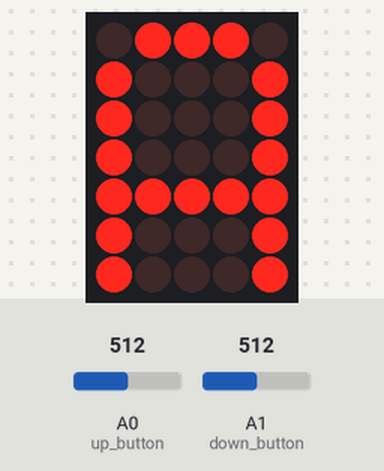
Simulated run of this sketch. Board: Arduino Uno, built with avr-gcc and run on an emulated ATmega328P. Shown: 5×7 LED matrix. Wiring (inferred from the names in the program): LED matrix (orientation assumed): rows pin 10, pin 9, pin 11, pin 5, pin 4, pin 3, pin 2; columns pin 12, pin 13, pin 8, pin 6, pin 7. The inputs (shaded band) are chosen by the test bench; at power-on: A0 (up_button) = 512, A1 (down_button) = 512.

Above: at 1.2 s.
1.3 s: A0 (up_button) set to 483
At 1.9 s:
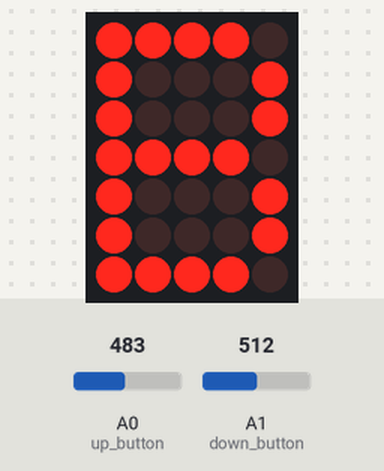
2.9 s: A1 (down_button) set to 494
At 3.9 s:
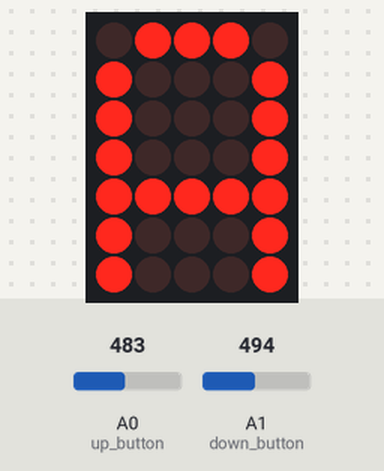
Timing chart, 0 to 5.9 s (numbered marks = the images above; inputs shaded):
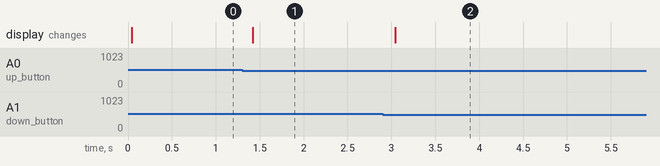

Measured:
- the behaviour switches between 501 and 500 on A0 (up_button) (found by bisection; images 0 and 1)
- the behaviour switches between 501 and 500 on A1 (down_button) (found by bisection; images 1 and 2)
- after the input at 1.3 s, the display: changes after 0.12 s (image 1)
- after the input at 2.9 s, the display: changes after 0.14 s (image 2)

The sketch:

display.ino
```cpp
/* display
 *
 *  CSE 132 - Assignment 7
 *
 *  Fill this out so we know whose assignment this is.
 *
 *  Name: David Shaw
 *  WUSTL Key: david.shaw
 *
 *  Name: Conner Bennett
 *  WUSTL Key: connerbennett
 *
 */

#include "font.h"
const int row_1 = 10;
const int row_2 = 9;
const int row_3 = 11;
const int row_4 = 5;
const int row_5 = 4;
const int row_6 = 3;
const int row_7 = 2;
const int col_1 = 12;
const int col_2 = 13;
const int col_3 = 8;
const int col_4 = 6;
const int col_5 = 7;
const int up_button = A0;
const int down_button = A1;
const int rows[] = {row_1,row_2,row_3,row_4,row_5,row_6,row_7};
const int cols[] = {col_1,col_2,col_3,col_4,col_5};
const int frame_rate = 15;
int font_index = 33;
unsigned long debounce_time = 0;
const int debounce_delta = 50;
int up_button_state = 1;
int up_last_button_state = 1;
int down_button_state = 1;
int down_last_button_state = 1;


void setup() {
  Serial.begin(9600);
  for (int i = 0; i < sizeof(rows); ++i) {  //Initialize rows as Low, Cols as High
    pinMode(rows[i],OUTPUT);
    digitalWrite(rows[i],LOW);
  }
  for (int i = 0; i < sizeof(cols); ++i) {
    pinMode(cols[i],OUTPUT);
    digitalWrite(cols[i],HIGH);
  }
  pinMode(up_button,INPUT_PULLUP);
  pinMode(down_button,INPUT_PULLUP);
}

void loop ()
{
  change_letter();
  unsigned char hex[5];
  String bin[5];                          // Convert the array of hex values into strings
  for (int i = 0; i < 5; ++i) {
    hex[i] = font_5x7[font_index][i];     // For now = 33, more generally read the font index
    if (1&hex[i]>>7) {
      // If leading digit is 1, fine as is; otherwise, invert it
      // In both cases right shift it 8 bits to ignore truncated 0's
      bin[i] = String(hex[i]<<8,BIN);          // convert hexadecimal value into binary string
    }
    else {
       bin[i] = String((~hex[i])<<8,BIN);
    }

    for (int j = 0; j < 5; ++j) {
        if (i == j) {
          digitalWrite(cols[j],LOW);     // Write High to every column except column i
        }
        else {
          digitalWrite(cols[j],HIGH);
        }
    }


    char rows_to_light[16];  // On a specific column i, new character array with the contents of bin(i)
                                            // ex. bin(i) = 0111 1110, rows_to_light = {0,1,1,1,1,1,1,0}

    bin[i].toCharArray(rows_to_light,16);
    for (int k = 0; k < 7; ++k) {
      //Iterate over rows and write LOW to rows_to_light[k] = 0, HIGH otherwise

      if (1&hex[i]>>7) {
        digitalWrite(rows[k],(1 & rows_to_light[k]));

      }
      else {
        digitalWrite(rows[k],!(1 & rows_to_light[k]));
      }
    }

    delay(frame_rate/5);                      // Wait 1/5 the framerate, in this case 6 ms
  }
}

void change_letter() {
  int up_reading = analogRead(up_button) > 500;
  int down_reading = analogRead(down_button) > 500;
  // If the reading is not consistent with the last state,
  // reset the debounce counter
  if (up_reading != up_last_button_state) {
    debounce_time = millis();
  }
  if (down_reading != down_last_button_state) {
    debounce_time = millis();
  }
  // If enough time has elapsed, check button state
  if (millis() > debounce_time + debounce_delta) {
    // update button reading if there's a change
    if (up_reading != up_button_state) {
      up_button_state = up_reading;
      if (up_button_state == LOW) {
        if (font_index == 95) {
          font_index = 0;
        }
        else font_index += 1;
      }
    }
    if (down_reading != down_button_state) {
      down_button_state = down_reading;
      if (down_button_state == LOW) {
        if (font_index == 0) {
          font_index = 95;
        }
        else font_index -= 1;
      }
    }
  }
  up_last_button_state = up_reading;
  down_last_button_state = down_reading;
}
```

Source omitted: font.h (data table, 3573 bytes)
